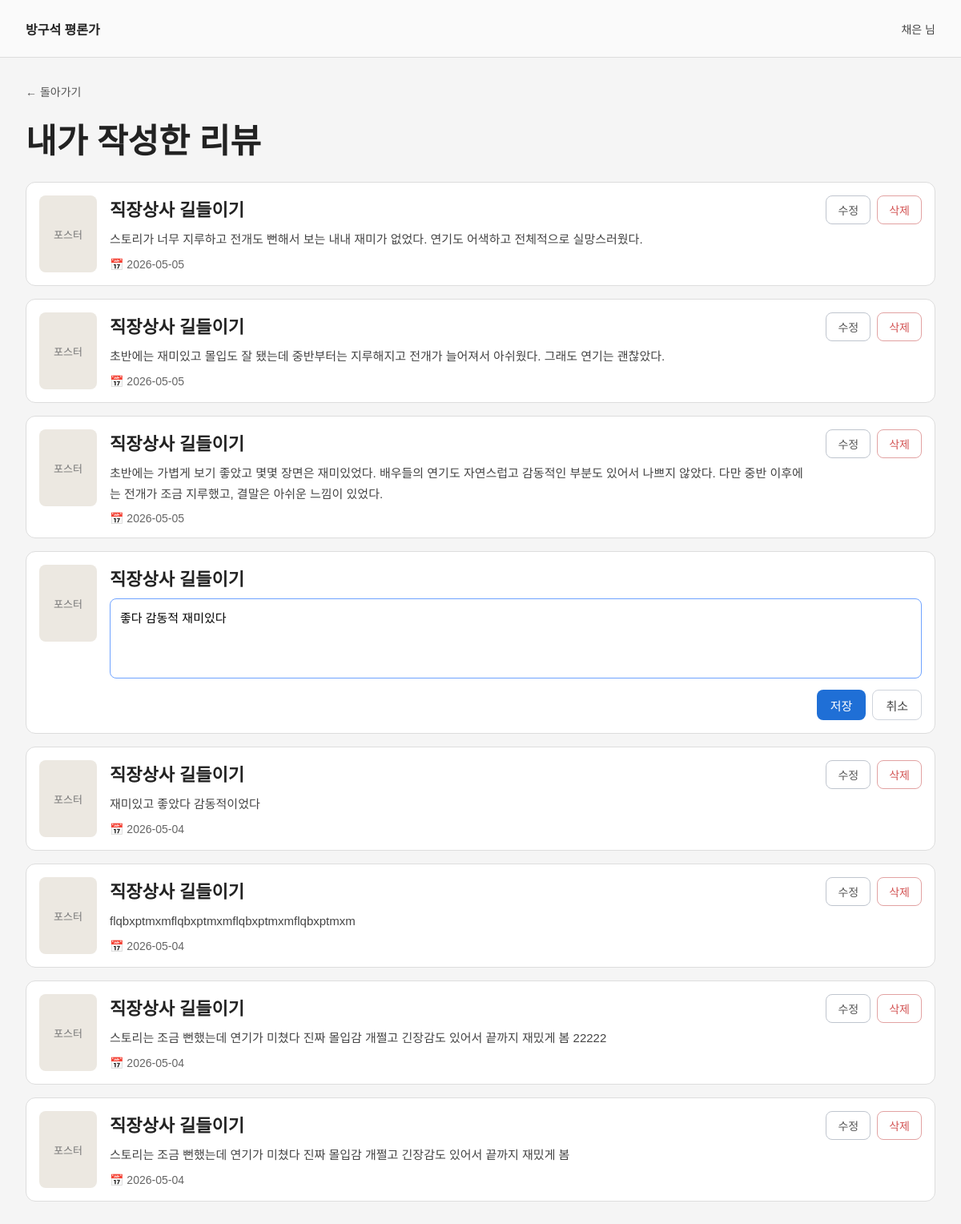
/my-reviews?mode=edit&edit_id=5 (signed in), run on the app's committed database.
### tables this page shows
CREATE TABLE reviews (
            id INTEGER PRIMARY KEY AUTOINCREMENT,
            user_id INTEGER NOT NULL,
            movie_id INTEGER NOT NULL,
            movie_title TEXT NOT NULL,
            content TEXT NOT NULL,
            created_at TEXT DEFAULT CURRENT_TIMESTAMP
        );

### app.py (the view)
@app.route("/my-reviews")
def my_reviews():
    if not login_required():
        return redirect(url_for("login"))
    mode = request.args.get("mode", "")
    edit_id = request.args.get("edit_id", "")
    delete_id = request.args.get("delete_id", "")
    conn = get_db()
    rows = conn.execute(
        "SELECT * FROM reviews WHERE user_id = ? ORDER BY id DESC",
        (session["user_id"],)
    ).fetchall()
    conn.close()
    reviews = []
    for row in rows:
        item = dict(row)
        item["title"] = item["movie_title"]
        item["date"] = item["created_at"][:10]
        item["editing"] = str(item["id"]) == edit_id and mode == "edit"
        reviews.append(item)
    delete_review = None
    if mode == "delete" and delete_id:
        for review in reviews:
            if str(review["id"]) == delete_id:
                delete_review = review
                break
    return render_template(
        "my_reviews.html",
        nickname=get_nickname(),
        reviews=reviews,
        delete_review=delete_review
    )

### app.py (called while the page is built)
def get_db():
    conn = sqlite3.connect(DB_NAME)
    conn.row_factory = sqlite3.Row
    return conn

def login_required():
    return "user_id" in session

def get_current_user():
    if "user_id" not in session:
        return None
    conn = get_db()
    user = conn.execute("SELECT * FROM users WHERE id = ?", (session["user_id"],)).fetchone()
    conn.close()
    return user

def get_nickname():
    user = get_current_user()
    if user:
        return user["nickname"] + " 님"
    return "게스트 님"

### templates/my_reviews.html (shortened to what this page needs)
<!DOCTYPE html>
<html lang="ko">
<head>
    <link rel="stylesheet" href="{{ url_for('static', filename='style.css') }}">
</head>
<body>
    <div class="simple-page">
        <div class="simple-header">
            <div class="brand">방구석 평론가</div>
            <div class="nickname">{{ nickname }}</div>
        </div>
        <div class="simple-content">
            <a href="/main" class="back-link">← 돌아가기</a>
            <h1 class="simple-title">내가 작성한 리뷰</h1>
            {% for review in reviews %}
            <div class="simple-review-card">
                <div class="simple-review-poster">포스터</div>
                <div class="simple-review-body">
                    <div class="simple-review-movie">{{ review.title }}</div>
                    {% if review.editing %}
                    <textarea class="simple-edit-textarea">{{ review.content }}</textarea>
                    <div class="simple-review-buttons">
                        <a href="/my-reviews" class="btn btn-primary small-btn">저장</a>
                        <a href="/my-reviews" class="btn btn-secondary small-btn">취소</a>
                    </div>
                    {% else %}
                    <p class="simple-review-text">{{ review.content }}</p>
                    <div class="simple-review-date">📅 {{ review.date }}</div>
                    {% endif %}
                </div>
                {% if not review.editing %}
                <div class="simple-review-actions">
                    <a href="/my-reviews?mode=edit&edit_id={{ review.id }}" class="btn-outline">수정</a>
                    <a href="/my-reviews?mode=delete&delete_id={{ review.id }}" class="btn-outline danger">삭제</a>
                </div>
                {% endif %}
            </div>
            {% endfor %}
        </div>
    </div>
</body>
</html>

### static/style.css (style rules this page uses)
* { box-sizing: border-box; margin: 0; padding: 0; font-family: "Malgun Gothic", "Apple SD Gothic Neo", sans-serif; }
body { background: #f3f4f6; color: #222; }
a { text-decoration: none; color: inherit; }
.btn { display: inline-flex; justify-content: center; align-items: center; height: 44px; padding: 0 18px; border-radius: 8px; font-size: 15px; border: 1px solid transparent; cursor: pointer; }
.btn-primary { background: #1f6fd6; color: white; }
.btn-secondary { background: white; border-color: #cfd4dc; color: #444; }
.small-btn { height: 38px; padding: 0 16px; }
.brand { font-size: 16px; font-weight: 700; }
.nickname { font-size: 14px; color: #444; }
.back-link { display: inline-block; margin-bottom: 18px; color: #555; font-size: 14px; }
.btn-outline { display: inline-flex; align-items: center; justify-content: center; min-width: 52px; height: 36px; padding: 0 14px; border: 1px solid #bfc5ce; border-radius: 8px; background: white; color: #555; font-size: 14px; }
.btn-outline.danger { color: #d35454; border-color: #e2a2a2; }
.simple-page { min-height: 100vh; background: #f5f5f5; color: #222; }
.simple-header { height: 72px; padding: 0 32px; border-bottom: 1px solid #ddd; background: #fafafa; display: flex; align-items: center; justify-content: space-between; }
.simple-content { max-width: 1200px; margin: 0 auto; padding: 32px; }
.simple-title { font-size: 42px; font-weight: 800; margin-bottom: 24px; }
.simple-review-card { display: flex; gap: 16px; align-items: flex-start; background: white; border: 1px solid #ddd; border-radius: 12px; padding: 16px; margin-bottom: 16px; }
.simple-review-poster { width: 72px; height: 96px; border-radius: 8px; background: #ece8e1; color: #777; display: flex; align-items: center; justify-content: center; flex-shrink: 0; font-size: 13px; }
.simple-review-body { flex: 1; }
.simple-review-movie { font-size: 22px; font-weight: 700; margin-bottom: 10px; }
.simple-review-text { font-size: 15px; line-height: 1.7; color: #444; margin-bottom: 10px; }
.simple-review-date { font-size: 14px; color: #666; }
.simple-review-actions { display: flex; gap: 8px; flex-shrink: 0; }
.simple-edit-textarea { width: 100%; height: 100px; border: 1px solid #6fa3ff; border-radius: 8px; resize: none; padding: 12px; font-size: 15px; background: white; }
.simple-review-buttons { margin-top: 10px; display: flex; justify-content: flex-end; gap: 8px; }

### data on the page
reviews: title "직장상사 길들이기", content "스토리가 너무 지루하고 전개도 뻔해서 보는 내내 재미가 없었다. 연기도 어색하고 전체적으로 실망스러웠다.", date "2026-05-05"
reviews: title "직장상사 길들이기", content "초반에는 재미있고 몰입도 잘 됐는데 중반부터는 지루해지고 전개가 늘어져서 아쉬웠다. 그래도 연기는 괜찮았다.", date "2026-05-05"
reviews: title "직장상사 길들이기", content "초반에는 가볍게 보기 좋았고 몇몇 장면은 재미있었다. 배우들의 연기도 자연스럽고 감동적인 부분도 있어서 나쁘지 않았다. 다만 중반 이후에는 전개가 조금 지루했고, 결말은 아쉬운 느낌이 있었다.", date "2026-05-05"
reviews: title "직장상사 길들이기", content "좋다 감동적 재미있다"
reviews: title "직장상사 길들이기", content "재미있고 좋았다 감동적이었다", date "2026-05-04"
reviews: title "직장상사 길들이기", content "flqbxptmxmflqbxptmxmflqbxptmxmflqbxptmxm", date "2026-05-04"
reviews: title "직장상사 길들이기", content "스토리는 조금 뻔했는데 연기가 미쳤다 진짜 몰입감 개쩔고 긴장감도 있어서 끝까지 재밌게 봄 22222", date "2026-05-04"
reviews: title "직장상사 길들이기", content "스토리는 조금 뻔했는데 연기가 미쳤다 진짜 몰입감 개쩔고 긴장감도 있어서 끝까지 재밌게 봄", date "2026-05-04"

### other printed values
{{ nickname }} "채은 님"
